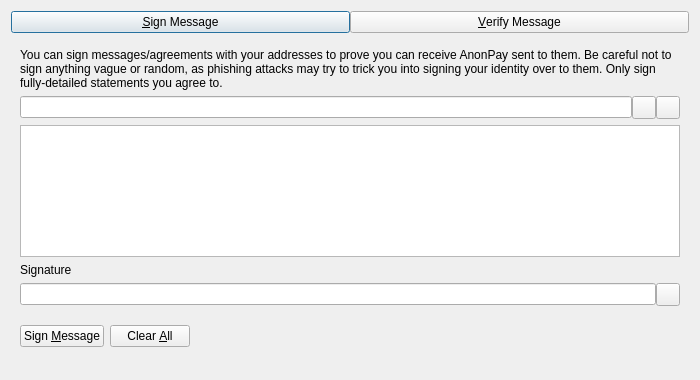
<?xml version="1.0" encoding="UTF-8"?>
<ui version="4.0">
 <class>SignVerifyMessageDialog</class>
 <widget class="QDialog" name="SignVerifyMessageDialog">
  <property name="geometry">
   <rect>
    <x>0</x>
    <y>0</y>
    <width>700</width>
    <height>380</height>
   </rect>
  </property>
  <property name="windowTitle">
   <string>Signatures - Sign / Verify a Message</string>
  </property>
  <property name="modal">
   <bool>true</bool>
  </property>
  <layout class="QVBoxLayout" name="verticalLayout">
   <item>
    <layout class="QHBoxLayout" name="horizontalLayout_Buttons_2">
     <property name="spacing">
      <number>0</number>
     </property>
     <property name="topMargin">
      <number>0</number>
     </property>
     <item>
      <widget class="QPushButton" name="btnSignMessage">
       <property name="text">
        <string>&amp;Sign Message</string>
       </property>
       <property name="checkable">
        <bool>true</bool>
       </property>
      </widget>
     </item>
     <item>
      <widget class="QPushButton" name="btnVerifyMessage">
       <property name="text">
        <string>&amp;Verify Message</string>
       </property>
       <property name="checkable">
        <bool>true</bool>
       </property>
      </widget>
     </item>
    </layout>
   </item>
   <item>
    <widget class="QStackedWidget" name="stackedWidgetSig">
     <property name="minimumSize">
      <size>
       <width>0</width>
       <height>0</height>
      </size>
     </property>
     <property name="currentIndex">
      <number>0</number>
     </property>
     <widget class="QWidget" name="pageSignMessage">
      <layout class="QVBoxLayout" name="verticalLayout_SM">
       <item>
        <widget class="QLabel" name="infoLabel_SM">
         <property name="text">
          <string>You can sign messages/agreements with your addresses to prove you can receive AnonPay sent to them. Be careful not to sign anything vague or random, as phishing attacks may try to trick you into signing your identity over to them. Only sign fully-detailed statements you agree to.</string>
         </property>
         <property name="textFormat">
          <enum>Qt::PlainText</enum>
         </property>
         <property name="wordWrap">
          <bool>true</bool>
         </property>
        </widget>
       </item>
       <item>
        <layout class="QHBoxLayout" name="horizontalLayout_1_SM">
         <property name="spacing">
          <number>0</number>
         </property>
         <item>
          <widget class="QValidatedLineEdit" name="addressIn_SM">
           <property name="toolTip">
            <string>The AnonPay address to sign the message with</string>
           </property>
          </widget>
         </item>
         <item>
          <widget class="QToolButton" name="addressBookButton_SM">
           <property name="toolTip">
            <string>Choose previously used address</string>
           </property>
           <property name="text">
            <string/>
           </property>
           <property name="shortcut">
            <string>Alt+A</string>
           </property>
          </widget>
         </item>
         <item>
          <widget class="QToolButton" name="pasteButton_SM">
           <property name="toolTip">
            <string>Paste address from clipboard</string>
           </property>
           <property name="text">
            <string/>
           </property>
           <property name="shortcut">
            <string>Alt+P</string>
           </property>
          </widget>
         </item>
        </layout>
       </item>
       <item>
        <widget class="QPlainTextEdit" name="messageIn_SM">
         <property name="toolTip">
          <string>Enter the message you want to sign here</string>
         </property>
        </widget>
       </item>
       <item>
        <widget class="QLabel" name="signatureLabel_SM">
         <property name="text">
          <string>Signature</string>
         </property>
         <property name="textFormat">
          <enum>Qt::PlainText</enum>
         </property>
        </widget>
       </item>
       <item>
        <layout class="QHBoxLayout" name="horizontalLayout_2_SM">
         <property name="spacing">
          <number>0</number>
         </property>
         <item>
          <widget class="QLineEdit" name="signatureOut_SM">
           <property name="readOnly">
            <bool>true</bool>
           </property>
          </widget>
         </item>
         <item>
          <widget class="QToolButton" name="copySignatureButton_SM">
           <property name="toolTip">
            <string>Copy the current signature to the system clipboard</string>
           </property>
           <property name="text">
            <string/>
           </property>
          </widget>
         </item>
        </layout>
       </item>
       <item>
        <layout class="QHBoxLayout" name="horizontalLayout_3_SM">
         <item>
          <widget class="QPushButton" name="signMessageButton_SM">
           <property name="toolTip">
            <string>Sign the message to prove you own this AnonPay address</string>
           </property>
           <property name="text">
            <string>Sign &amp;Message</string>
           </property>
           <property name="autoDefault">
            <bool>false</bool>
           </property>
          </widget>
         </item>
         <item>
          <widget class="QPushButton" name="clearButton_SM">
           <property name="toolTip">
            <string>Reset all sign message fields</string>
           </property>
           <property name="text">
            <string>Clear &amp;All</string>
           </property>
           <property name="autoDefault">
            <bool>false</bool>
           </property>
          </widget>
         </item>
         <item>
          <spacer name="horizontalSpacer_1_SM">
           <property name="orientation">
            <enum>Qt::Horizontal</enum>
           </property>
           <property name="sizeHint" stdset="0">
            <size>
             <width>40</width>
             <height>48</height>
            </size>
           </property>
          </spacer>
         </item>
         <item>
          <widget class="QLabel" name="statusLabel_SM">
           <property name="text">
            <string/>
           </property>
           <property name="wordWrap">
            <bool>true</bool>
           </property>
          </widget>
         </item>
         <item>
          <spacer name="horizontalSpacer_2_SM">
           <property name="orientation">
            <enum>Qt::Horizontal</enum>
           </property>
           <property name="sizeHint" stdset="0">
            <size>
             <width>40</width>
             <height>48</height>
            </size>
           </property>
          </spacer>
         </item>
        </layout>
       </item>
      </layout>
     </widget>
     <widget class="QWidget" name="pageVerifyMessage">
      <layout class="QVBoxLayout" name="verticalLayout_VM">
       <item>
        <widget class="QLabel" name="infoLabel_VM">
         <property name="text">
          <string>Enter the receiver's address, message (ensure you copy line breaks, spaces, tabs, etc. exactly) and signature below to verify the message. Be careful not to read more into the signature than what is in the signed message itself, to avoid being tricked by a man-in-the-middle attack. Note that this only proves the signing party receives with the address, it cannot prove sendership of any transaction!</string>
         </property>
         <property name="textFormat">
          <enum>Qt::PlainText</enum>
         </property>
         <property name="alignment">
          <set>Qt::AlignLeading|Qt::AlignLeft|Qt::AlignTop</set>
         </property>
         <property name="wordWrap">
          <bool>true</bool>
         </property>
        </widget>
       </item>
       <item>
        <layout class="QHBoxLayout" name="horizontalLayout_1_VM">
         <property name="spacing">
          <number>0</number>
         </property>
         <item>
          <widget class="QValidatedLineEdit" name="addressIn_VM">
           <property name="toolTip">
            <string>The AnonPay address the message was signed with</string>
           </property>
          </widget>
         </item>
         <item>
          <widget class="QToolButton" name="addressBookButton_VM">
           <property name="toolTip">
            <string>Choose previously used address</string>
           </property>
           <property name="text">
            <string/>
           </property>
           <property name="shortcut">
            <string>Alt+A</string>
           </property>
          </widget>
         </item>
        </layout>
       </item>
       <item>
        <widget class="QPlainTextEdit" name="messageIn_VM"/>
       </item>
       <item>
        <widget class="QValidatedLineEdit" name="signatureIn_VM"/>
       </item>
       <item>
        <layout class="QHBoxLayout" name="horizontalLayout_2_VM">
         <item>
          <widget class="QPushButton" name="verifyMessageButton_VM">
           <property name="toolTip">
            <string>Verify the message to ensure it was signed with the specified AnonPay address</string>
           </property>
           <property name="text">
            <string>Verify &amp;Message</string>
           </property>
           <property name="autoDefault">
            <bool>false</bool>
           </property>
          </widget>
         </item>
         <item>
          <widget class="QPushButton" name="clearButton_VM">
           <property name="toolTip">
            <string>Reset all verify message fields</string>
           </property>
           <property name="text">
            <string>Clear &amp;All</string>
           </property>
           <property name="autoDefault">
            <bool>false</bool>
           </property>
          </widget>
         </item>
         <item>
          <spacer name="horizontalSpacer_1_VM">
           <property name="orientation">
            <enum>Qt::Horizontal</enum>
           </property>
           <property name="sizeHint" stdset="0">
            <size>
             <width>40</width>
             <height>48</height>
            </size>
           </property>
          </spacer>
         </item>
         <item>
          <widget class="QLabel" name="statusLabel_VM">
           <property name="text">
            <string/>
           </property>
           <property name="wordWrap">
            <bool>true</bool>
           </property>
          </widget>
         </item>
         <item>
          <spacer name="horizontalSpacer_2_VM">
           <property name="orientation">
            <enum>Qt::Horizontal</enum>
           </property>
           <property name="sizeHint" stdset="0">
            <size>
             <width>40</width>
             <height>48</height>
            </size>
           </property>
          </spacer>
         </item>
        </layout>
       </item>
      </layout>
     </widget>
    </widget>
   </item>
  </layout>
 </widget>
 <customwidgets>
  <customwidget>
   <class>QValidatedLineEdit</class>
   <extends>QLineEdit</extends>
   <header>qt/qvalidatedlineedit.h</header>
  </customwidget>
 </customwidgets>
 <resources>
  <include location="../anonpay.qrc"/>
 </resources>
 <connections/>
</ui>
